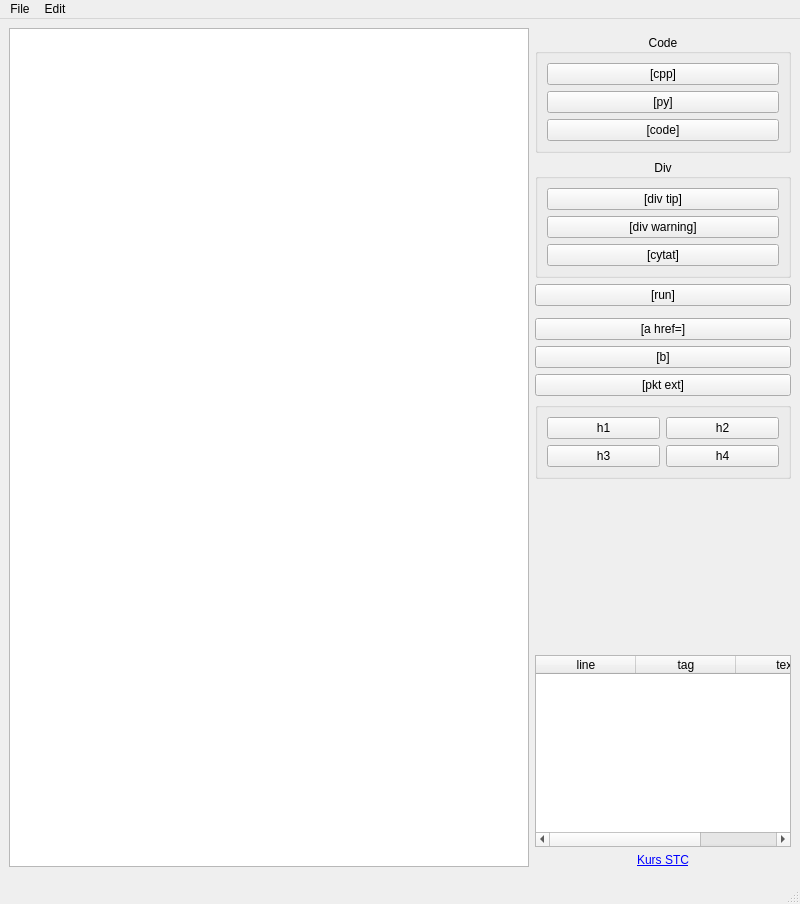
<?xml version="1.0" encoding="UTF-8"?>
<ui version="4.0">
 <class>MainWindow</class>
 <widget class="QMainWindow" name="MainWindow">
  <property name="geometry">
   <rect>
    <x>0</x>
    <y>0</y>
    <width>800</width>
    <height>904</height>
   </rect>
  </property>
  <property name="windowTitle">
   <string>Cpp0x tags editor</string>
  </property>
  <widget class="QWidget" name="centralwidget">
   <layout class="QGridLayout" name="gridLayout">
    <item row="6" column="1">
     <widget class="QPushButton" name="button_bold">
      <property name="text">
       <string>[b]</string>
      </property>
     </widget>
    </item>
    <item row="5" column="1">
     <widget class="QPushButton" name="button_href">
      <property name="toolTip">
       <string>This works accorging to one of three scenarios: 1. If nothing selected - just put tags, 2. If selected text contains link, 3. If selected text does not contains link</string>
      </property>
      <property name="text">
       <string>[a href=]</string>
      </property>
     </widget>
    </item>
    <item row="9" column="1">
     <spacer name="verticalSpacer">
      <property name="orientation">
       <enum>Qt::Vertical</enum>
      </property>
      <property name="sizeHint" stdset="0">
       <size>
        <width>20</width>
        <height>40</height>
       </size>
      </property>
     </spacer>
    </item>
    <item row="7" column="1">
     <widget class="QPushButton" name="button_pkt">
      <property name="text">
       <string>[pkt ext]</string>
      </property>
     </widget>
    </item>
    <item row="2" column="1">
     <widget class="QGroupBox" name="groupBox_2">
      <property name="title">
       <string>Div</string>
      </property>
      <property name="alignment">
       <set>Qt::AlignCenter</set>
      </property>
      <layout class="QVBoxLayout" name="verticalLayout_2">
       <item>
        <widget class="QPushButton" name="button_div_tip">
         <property name="text">
          <string>[div tip]</string>
         </property>
        </widget>
       </item>
       <item>
        <widget class="QPushButton" name="button_div_warning">
         <property name="text">
          <string>[div warning]</string>
         </property>
        </widget>
       </item>
       <item>
        <widget class="QPushButton" name="button_cytat">
         <property name="text">
          <string>[cytat]</string>
         </property>
        </widget>
       </item>
      </layout>
     </widget>
    </item>
    <item row="0" column="0" rowspan="12">
     <widget class="CodeEditor" name="plainTextEdit">
      <property name="font">
       <font>
        <pointsize>14</pointsize>
       </font>
      </property>
      <property name="styleSheet">
       <string notr="true">QPlainText {
	background-color: rgb(255, 255, 255);
	color: rgb(0, 0, 0);
    font-family: monospace;
}

</string>
      </property>
     </widget>
    </item>
    <item row="3" column="1">
     <widget class="QPushButton" name="button_run">
      <property name="text">
       <string>[run]</string>
      </property>
     </widget>
    </item>
    <item row="1" column="1">
     <widget class="QGroupBox" name="groupBox">
      <property name="title">
       <string>Code</string>
      </property>
      <property name="alignment">
       <set>Qt::AlignCenter</set>
      </property>
      <layout class="QVBoxLayout" name="verticalLayout">
       <item>
        <widget class="QPushButton" name="button_cpp">
         <property name="text">
          <string>[cpp]</string>
         </property>
        </widget>
       </item>
       <item>
        <widget class="QPushButton" name="button_py">
         <property name="text">
          <string>[py]</string>
         </property>
        </widget>
       </item>
       <item>
        <widget class="QPushButton" name="button_code">
         <property name="text">
          <string>[code]</string>
         </property>
        </widget>
       </item>
      </layout>
     </widget>
    </item>
    <item row="10" column="1">
     <widget class="QTableWidget" name="contextTableWidget">
      <property name="sizePolicy">
       <sizepolicy hsizetype="Preferred" vsizetype="MinimumExpanding">
        <horstretch>0</horstretch>
        <verstretch>0</verstretch>
       </sizepolicy>
      </property>
      <property name="alternatingRowColors">
       <bool>false</bool>
      </property>
      <property name="cornerButtonEnabled">
       <bool>false</bool>
      </property>
      <column>
       <property name="text">
        <string>line</string>
       </property>
      </column>
      <column>
       <property name="text">
        <string>tag</string>
       </property>
      </column>
      <column>
       <property name="text">
        <string>text</string>
       </property>
      </column>
     </widget>
    </item>
    <item row="8" column="1">
     <widget class="QGroupBox" name="groupBox_3">
      <property name="title">
       <string/>
      </property>
      <layout class="QGridLayout" name="gridLayout_2">
       <item row="0" column="0">
        <widget class="QPushButton" name="button_h1">
         <property name="sizePolicy">
          <sizepolicy hsizetype="Minimum" vsizetype="Fixed">
           <horstretch>0</horstretch>
           <verstretch>0</verstretch>
          </sizepolicy>
         </property>
         <property name="text">
          <string>h1</string>
         </property>
        </widget>
       </item>
       <item row="0" column="1">
        <widget class="QPushButton" name="button_h2">
         <property name="text">
          <string>h2</string>
         </property>
        </widget>
       </item>
       <item row="1" column="0">
        <widget class="QPushButton" name="button_h3">
         <property name="text">
          <string>h3</string>
         </property>
        </widget>
       </item>
       <item row="1" column="1">
        <widget class="QPushButton" name="button_h4">
         <property name="text">
          <string>h4</string>
         </property>
        </widget>
       </item>
      </layout>
     </widget>
    </item>
    <item row="11" column="1">
     <widget class="QLabel" name="label">
      <property name="text">
       <string extracomment="link do kursu">&lt;a href=&quot;https://cpp0x.pl/kursy/Kurs-STC/169&quot;&gt;Kurs STC&lt;/a&gt;</string>
      </property>
      <property name="textFormat">
       <enum>Qt::RichText</enum>
      </property>
      <property name="alignment">
       <set>Qt::AlignCenter</set>
      </property>
      <property name="wordWrap">
       <bool>true</bool>
      </property>
      <property name="openExternalLinks">
       <bool>true</bool>
      </property>
      <property name="textInteractionFlags">
       <set>Qt::TextBrowserInteraction</set>
      </property>
     </widget>
    </item>
    <item row="12" column="0" colspan="2">
     <widget class="FindDialog" name="findWidget" native="true"/>
    </item>
   </layout>
  </widget>
  <widget class="QMenuBar" name="menubar">
   <property name="geometry">
    <rect>
     <x>0</x>
     <y>0</y>
     <width>800</width>
     <height>26</height>
    </rect>
   </property>
   <widget class="QMenu" name="menuFile">
    <property name="title">
     <string>File</string>
    </property>
    <addaction name="actionLoad_file"/>
    <addaction name="actionSave"/>
    <addaction name="actionSave_as"/>
   </widget>
   <widget class="QMenu" name="menuEdit">
    <property name="title">
     <string>Edit</string>
    </property>
    <addaction name="actionFind"/>
    <addaction name="actionFind_replace"/>
   </widget>
   <addaction name="menuFile"/>
   <addaction name="menuEdit"/>
  </widget>
  <widget class="QStatusBar" name="statusbar"/>
  <action name="actionLoad_file">
   <property name="text">
    <string>Load file</string>
   </property>
   <property name="shortcut">
    <string>Ctrl+O</string>
   </property>
  </action>
  <action name="actionSave_as">
   <property name="text">
    <string>Save file as</string>
   </property>
   <property name="shortcut">
    <string>Ctrl+Shift+S</string>
   </property>
  </action>
  <action name="actionSave">
   <property name="text">
    <string>Save file</string>
   </property>
   <property name="shortcut">
    <string>Ctrl+S</string>
   </property>
  </action>
  <action name="actionFind">
   <property name="checkable">
    <bool>true</bool>
   </property>
   <property name="text">
    <string>Find</string>
   </property>
   <property name="shortcut">
    <string>Ctrl+F</string>
   </property>
  </action>
  <action name="actionFind_replace">
   <property name="checkable">
    <bool>true</bool>
   </property>
   <property name="text">
    <string>Find and replace</string>
   </property>
   <property name="shortcut">
    <string>Ctrl+R</string>
   </property>
  </action>
 </widget>
 <customwidgets>
  <customwidget>
   <class>CodeEditor</class>
   <extends>QPlainTextEdit</extends>
   <header location="global">codeeditor.h</header>
  </customwidget>
  <customwidget>
   <class>FindDialog</class>
   <extends>QWidget</extends>
   <header location="global">finddialog.h</header>
   <container>1</container>
  </customwidget>
 </customwidgets>
 <tabstops>
  <tabstop>plainTextEdit</tabstop>
  <tabstop>button_cpp</tabstop>
  <tabstop>button_py</tabstop>
  <tabstop>button_code</tabstop>
  <tabstop>button_div_tip</tabstop>
  <tabstop>button_div_warning</tabstop>
  <tabstop>button_cytat</tabstop>
  <tabstop>button_run</tabstop>
  <tabstop>button_href</tabstop>
  <tabstop>button_bold</tabstop>
  <tabstop>button_pkt</tabstop>
  <tabstop>button_h1</tabstop>
  <tabstop>button_h2</tabstop>
  <tabstop>button_h3</tabstop>
  <tabstop>button_h4</tabstop>
  <tabstop>contextTableWidget</tabstop>
 </tabstops>
 <resources/>
 <connections>
  <connection>
   <sender>actionSave_as</sender>
   <signal>triggered()</signal>
   <receiver>MainWindow</receiver>
   <slot>onSaveAsPressed()</slot>
   <hints>
    <hint type="sourcelabel">
     <x>-1</x>
     <y>-1</y>
    </hint>
    <hint type="destinationlabel">
     <x>399</x>
     <y>389</y>
    </hint>
   </hints>
  </connection>
  <connection>
   <sender>actionLoad_file</sender>
   <signal>triggered()</signal>
   <receiver>MainWindow</receiver>
   <slot>onOpenPressed()</slot>
   <hints>
    <hint type="sourcelabel">
     <x>-1</x>
     <y>-1</y>
    </hint>
    <hint type="destinationlabel">
     <x>399</x>
     <y>443</y>
    </hint>
   </hints>
  </connection>
  <connection>
   <sender>actionFind</sender>
   <signal>toggled(bool)</signal>
   <receiver>findWidget</receiver>
   <slot>setVisible(bool)</slot>
   <hints>
    <hint type="sourcelabel">
     <x>-1</x>
     <y>-1</y>
    </hint>
    <hint type="destinationlabel">
     <x>399</x>
     <y>866</y>
    </hint>
   </hints>
  </connection>
 </connections>
 <slots>
  <slot>onSaveAsPressed()</slot>
  <slot>onOpenPressed()</slot>
  <slot>onFindCheckChanged(bool)</slot>
 </slots>
</ui>
